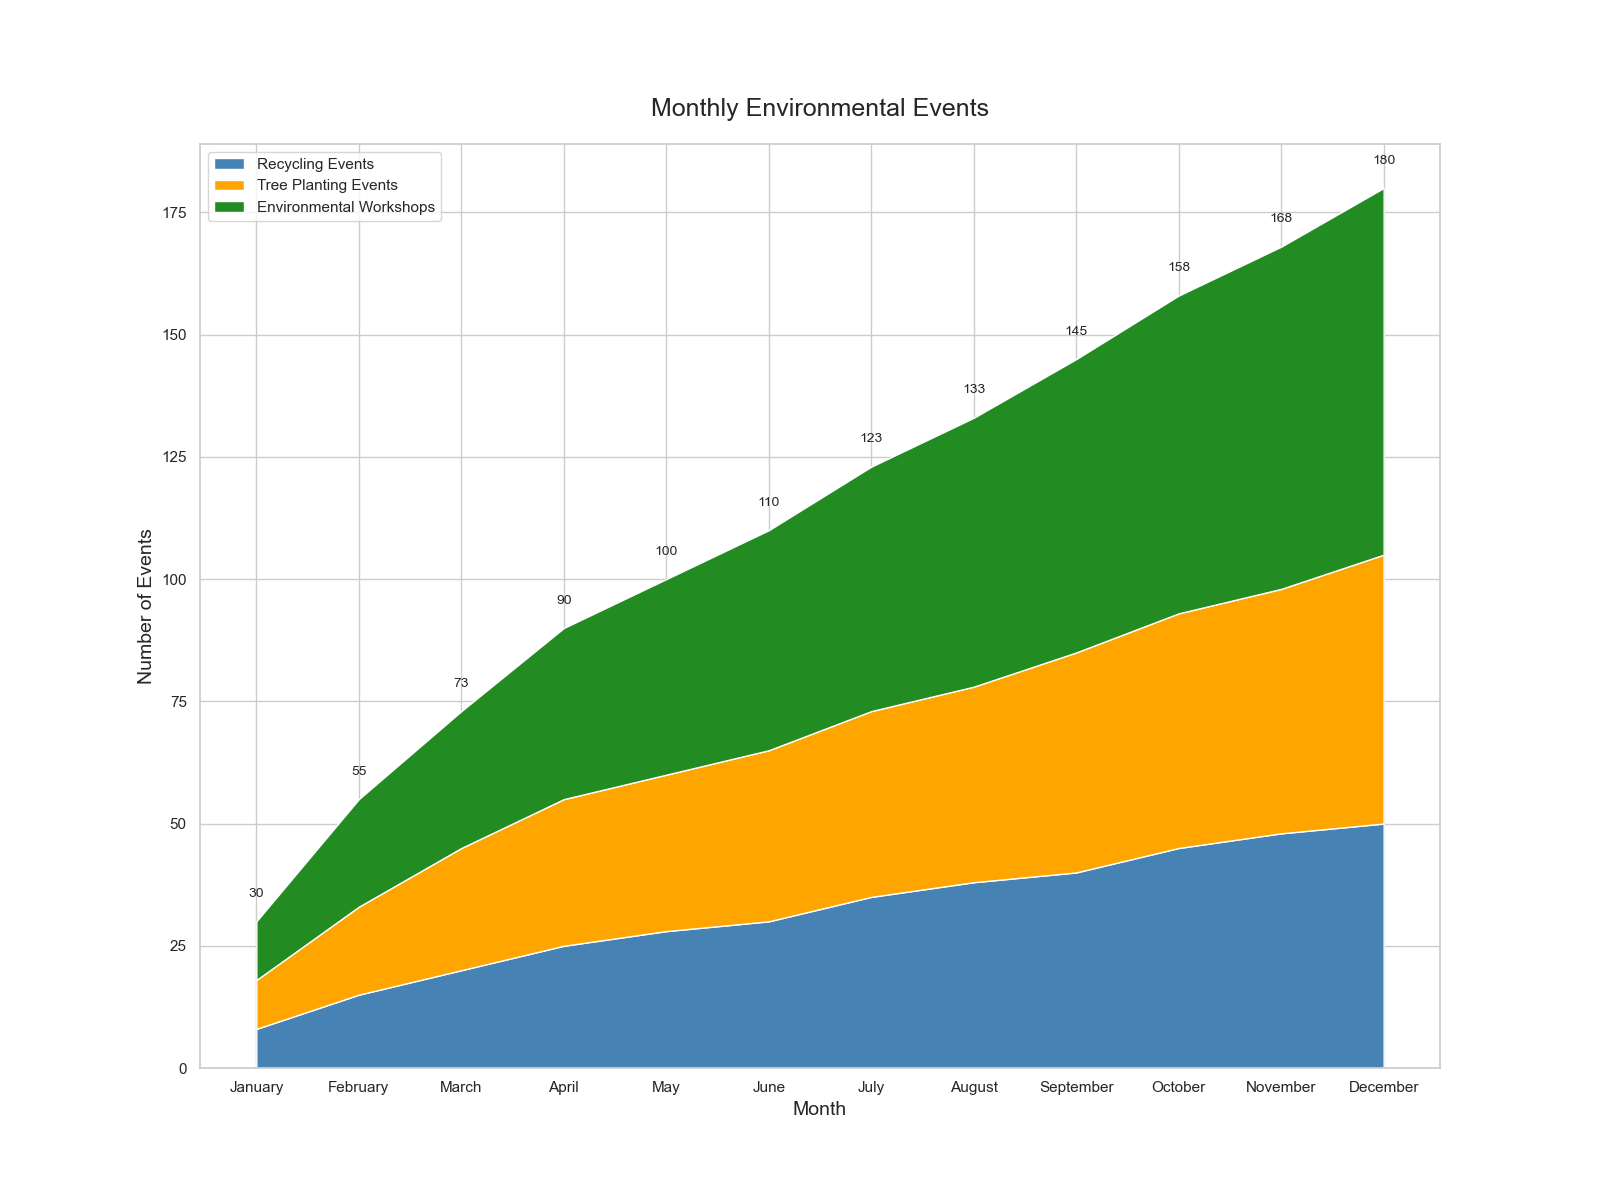

Write the Python code that produced this figure.

import seaborn as sns
import pandas as pd
import matplotlib.pyplot as plt

# Define the data
data = {
    "Month": ["January", "February", "March", "April", "May", "June", 
              "July", "August", "September", "October", "November", "December"],
    "Recycling Events": [8, 15, 20, 25, 28, 30, 35, 38, 40, 45, 48, 50],
    "Tree Planting Events": [10, 18, 25, 30, 32, 35, 38, 40, 45, 48, 50, 55],
    "Environmental Workshops": [12, 22, 28, 35, 40, 45, 50, 55, 60, 65, 70, 75]
}

# Create a DataFrame
df = pd.DataFrame(data)

# Set the index to 'Month'
df.set_index('Month', inplace=True)

# Plot the data
sns.set(style="whitegrid")
plt.figure(figsize=(16, 12))
plt.stackplot(df.index, df["Recycling Events"], df["Tree Planting Events"], df["Environmental Workshops"], 
              colors=['#4682B4', '#FFA500', '#228B22'], 
              labels=['Recycling Events', 'Tree Planting Events', 'Environmental Workshops'])
plt.legend(loc='upper left')
plt.title('Monthly Environmental Events', fontsize=18, pad=20)
plt.xlabel('Month', fontsize=14)
plt.ylabel('Number of Events', fontsize=14)

# Adding Annotations/Labels
for i, row in df.iterrows():
    plt.text(i, row.sum() + 5, str(row.sum()), fontsize=10, horizontalalignment='center')

plt.show()
